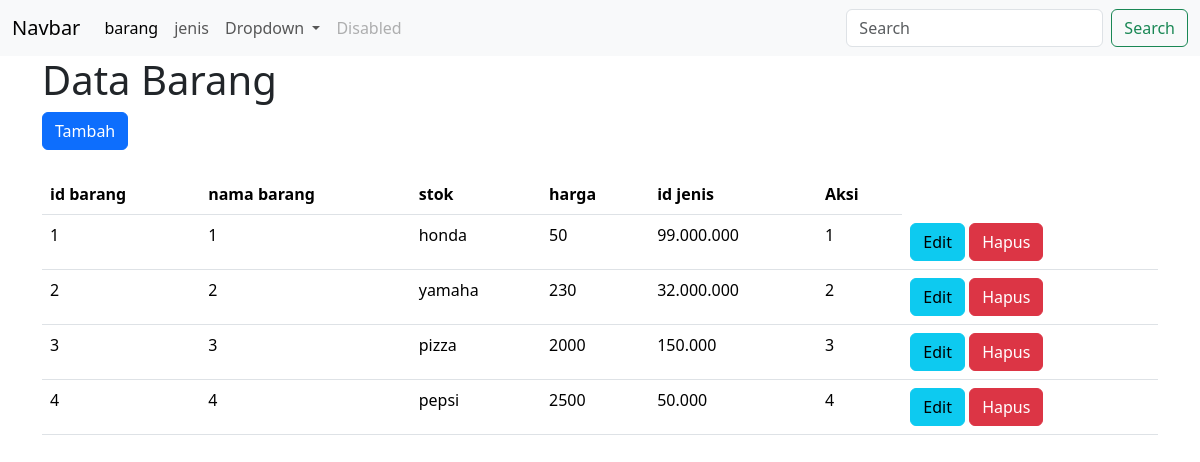
/view/barang/index.php, run on the app's committed database.
### tables this page shows
CREATE TABLE `barang` (
  `id_barang` int NOT NULL,
  `id_jenis` int DEFAULT NULL,
  `stok` int DEFAULT NULL,
  `harga` varchar(10) DEFAULT NULL,
  `nama_barang` varchar(20) DEFAULT NULL
);

### view/barang/index.php (the view, shortened to what this page needs)
<!DOCTYPE html>
<html lang="en">
<head>
    <link rel="stylesheet" href="https://cdn.jsdelivr.net/npm/bootstrap@5.3.3/dist/css/bootstrap.min.css">
</head>
<body>
<nav class="navbar navbar-expand-lg bg-body-tertiary">
  <div class="container-fluid">
    <a class="navbar-brand" href="#">Navbar</a>
    <div class="collapse navbar-collapse" id="navbarSupportedContent">
      <ul class="navbar-nav me-auto mb-2 mb-lg-0">
        <li class="nav-item">
          <a class="nav-link active" aria-current="page" href="#">barang</a>
        </li>
        <li class="nav-item">
          <a class="nav-link" href="../jenis/index.php">jenis</a>
        </li>
        <li class="nav-item dropdown">
          <a class="nav-link dropdown-toggle" href="#" role="button" data-bs-toggle="dropdown" aria-expanded="false">
            Dropdown
          </a>
        </li>
        <li class="nav-item">
          <a class="nav-link disabled" aria-disabled="true">Disabled</a>
        </li>
      </ul>
      <form class="d-flex" role="search">
        <input class="form-control me-2" type="search" placeholder="Search" aria-label="Search">
        <button class="btn btn-outline-success" type="submit">Search</button>
      </form>
    </div>
  </div>
</nav>
    <div class="container">
    <h1>Data Barang</h1>
    <a href="view_tambah.php" class="btn btn-primary">Tambah</a>
    <br><br/>
    <table class="table">
    <tr>
            <th>id barang</th>
            <th>nama barang</th>
            <th>stok</th>
            <th>harga</th>
            <th>id jenis</th>
            <th>Aksi</th>
        </tr>
            <?php include '../../config/koneksi.php';
            $query = mysqli_query($conn,"SELECT * FROM barang");
            $no=1;
            if(mysqli_num_rows($query)){
                while($result=mysqli_fetch_assoc($query)){
                    ?>
                    <tr>
                        <td><?php echo $no;?></td>
                        <td><?php echo $result['id_barang'];?></td>
                        <td><?php echo $result['nama_barang'];?></td>
                        <td><?php echo $result['stok'];?></td>
                        <td><?php echo $result['harga'];?></td>
                        <td><?php echo $result['id_jenis'];?></td>
                        <td>
                            <a href="" class="btn btn-info">Edit</a>
                            <a href="" class="btn btn-danger">Hapus</a>
                        </td>
                </tr>
                <?php
                $no++;
            }
        }else{
            echo "Data kosong";
        }
        ?>
    </table>
    </div>
</body>
</html>

### data on the page
barang: id_barang "1", nama_barang "honda", stok "50", harga "99.000.000", id_jenis "1"
barang: id_barang "2", nama_barang "yamaha", stok "230", harga "32.000.000", id_jenis "2"
barang: id_barang "3", nama_barang "pizza", stok "2000", harga "150.000", id_jenis "3"
barang: id_barang "4", nama_barang "pepsi", stok "2500", harga "50.000", id_jenis "4"
